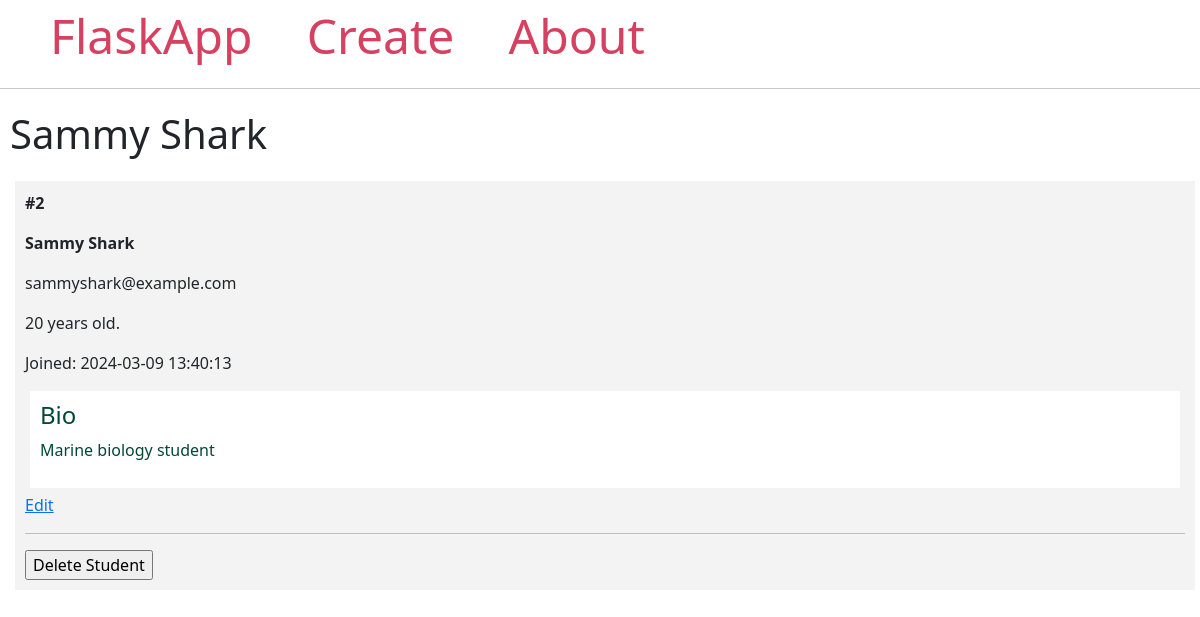
The page /student/2/ on the database its author committed.
### model.py (models this page shows, shortened)
class Student(db.Model):
    id = db.Column(db.Integer, primary_key=True)
    firstname = db.Column(db.String(100), nullable=False)
    lastname = db.Column(db.String(100), nullable=False)
    email = db.Column(db.String(80), unique=True, nullable=False)
    age = db.Column(db.Integer)
    created_at = db.Column(db.DateTime(timezone=True), server_default=func.now())
    bio = db.Column(db.Text)

### app.py (the view)
@app.route('/student/<int:student_id>/')
def student(student_id):
    student = Student.query.get_or_404(student_id)
    return render_template('student.html', student=student)

### templates/student.html
{% extends 'base.html' %}
{% block content %}
    <span class="title">
        <h1>{% block title %} {{ student.firstname }} {{ student.lastname }}{% endblock %}</h1>
    </span>
    <div class="content">
            <div class="student">
                <p><b>#{{ student.id }}</b></p>
                <b>
                    <p class="name">{{ student.firstname }} {{ student.lastname }}</p>
                </b>
                <p>{{ student.email }}</p>
                <p>{{ student.age }} years old.</p>
                <p>Joined: {{ student.created_at }}</p>
                <div class="bio">
                    <h4>Bio</h4>
                    <p>{{ student.bio }}</p>
                </div>
                <a href="{{ url_for('edit_student', student_id=student.id) }}">Edit</a>
                <hr>
                <form method="POST" action="{{ url_for('delete_student', student_id=student.id) }}">
                    <input type="submit" value="Delete Student"
                        onclick="return confirm('Are you sure you want to delete this entry?')">
                </form>
            </div>
    </div>
{% endblock %}

### templates/base.html (style rules this page uses)
.title { margin: 5px; }
.content { margin: 5px; width: 100%; display: flex; flex-direction: row; flex-wrap: wrap; }
.student { flex: 20%; padding: 10px; margin: 5px; background-color: #f3f3f3; inline-size: 100%; }
.bio { padding: 10px; margin: 5px; background-color: #ffffff; color: #004835; }

### rows shown on the page
Student: firstname "Sammy", lastname "Shark", id "2", email "sammyshark@example.com", age "20", created_at "2024-03-09 13:40:13", bio "Marine biology student"
